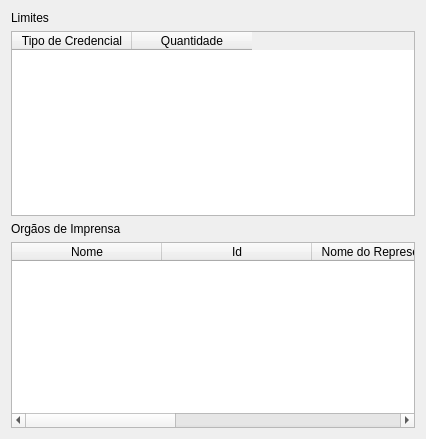
<?xml version="1.0" encoding="UTF-8"?>
<ui version="4.0">
 <class>Form</class>
 <widget class="QWidget" name="Form">
  <property name="geometry">
   <rect>
    <x>0</x>
    <y>0</y>
    <width>426</width>
    <height>439</height>
   </rect>
  </property>
  <property name="windowTitle">
   <string>Exibir informações do comitê</string>
  </property>
  <layout class="QFormLayout" name="formLayout">
   <item row="0" column="0">
    <widget class="QLabel" name="label_4">
     <property name="text">
      <string>Limites</string>
     </property>
    </widget>
   </item>
   <item row="2" column="0">
    <widget class="QLabel" name="label">
     <property name="text">
      <string>Orgãos de Imprensa</string>
     </property>
    </widget>
   </item>
   <item row="1" column="0" colspan="2">
    <widget class="QTableWidget" name="qtablelimites">
     <attribute name="horizontalHeaderDefaultSectionSize">
      <number>120</number>
     </attribute>
     <column>
      <property name="text">
       <string>Tipo de Credencial</string>
      </property>
     </column>
     <column>
      <property name="text">
       <string>Quantidade</string>
      </property>
     </column>
    </widget>
   </item>
   <item row="3" column="0" colspan="2">
    <widget class="QTableWidget" name="qtableoi">
     <attribute name="horizontalHeaderDefaultSectionSize">
      <number>150</number>
     </attribute>
     <column>
      <property name="text">
       <string>Nome</string>
      </property>
     </column>
     <column>
      <property name="text">
       <string>Id</string>
      </property>
     </column>
     <column>
      <property name="text">
       <string>Nome do Representante</string>
      </property>
     </column>
     <column>
      <property name="text">
       <string>Email do Representante</string>
      </property>
     </column>
     <column>
      <property name="text">
       <string>Endereço</string>
      </property>
     </column>
    </widget>
   </item>
  </layout>
 </widget>
 <resources/>
 <connections/>
</ui>
